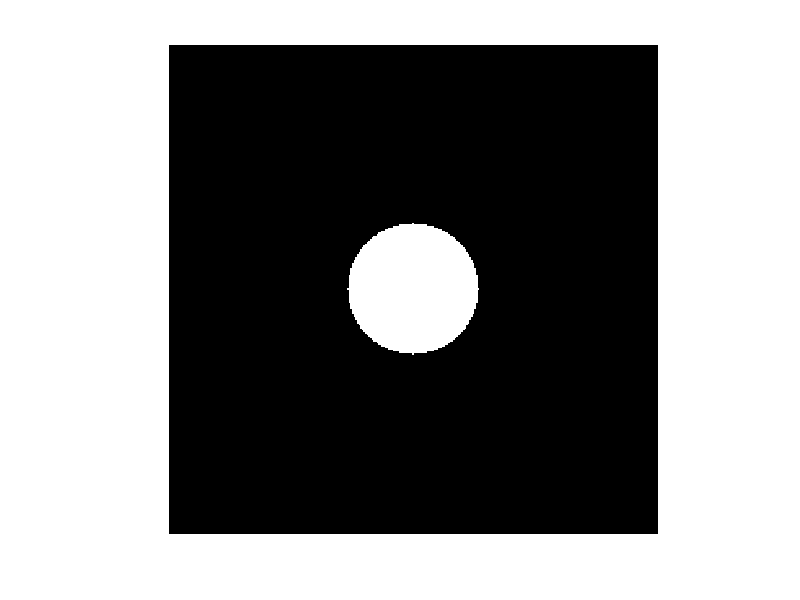

Here is the MATLAB script that generated this plot:
A=zeros(300,300);
[R C] = size(A);
Cx=150;
Cy=150;
myRad=40;

for i=1:1:R
    for j=1:1:C
        if(sqrt((i-Cx)^2 + (j-Cy)^2 ))<=myRad
            A(i,j)=255;
        end
    end
end
figure=imshow(A,[])

     
